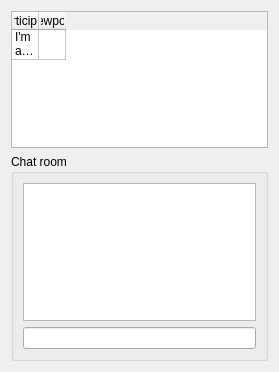
<?xml version="1.0" encoding="UTF-8"?>
<ui version="4.0">
 <class>pqCollaborationPanel</class>
 <widget class="QWidget" name="pqCollaborationPanel">
  <property name="geometry">
   <rect>
    <x>0</x>
    <y>0</y>
    <width>279</width>
    <height>372</height>
   </rect>
  </property>
  <property name="windowTitle">
   <string>Form</string>
  </property>
  <layout class="QGridLayout" name="gridLayout">
   <item row="0" column="0">
    <widget class="QTableWidget" name="members">
     <property name="sizePolicy">
      <sizepolicy hsizetype="Expanding" vsizetype="Expanding">
       <horstretch>0</horstretch>
       <verstretch>0</verstretch>
      </sizepolicy>
     </property>
     <property name="layoutDirection">
      <enum>Qt::LeftToRight</enum>
     </property>
     <property name="alternatingRowColors">
      <bool>true</bool>
     </property>
     <property name="selectionMode">
      <enum>QAbstractItemView::NoSelection</enum>
     </property>
     <property name="selectionBehavior">
      <enum>QAbstractItemView::SelectRows</enum>
     </property>
     <property name="cornerButtonEnabled">
      <bool>false</bool>
     </property>
     <property name="rowCount">
      <number>1</number>
     </property>
     <property name="columnCount">
      <number>2</number>
     </property>
     <attribute name="horizontalHeaderVisible">
      <bool>true</bool>
     </attribute>
     <attribute name="horizontalHeaderCascadingSectionResizes">
      <bool>false</bool>
     </attribute>
     <attribute name="horizontalHeaderDefaultSectionSize">
      <number>17</number>
     </attribute>
     <attribute name="horizontalHeaderHighlightSections">
      <bool>false</bool>
     </attribute>
     <attribute name="horizontalHeaderMinimumSectionSize">
      <number>27</number>
     </attribute>
     <attribute name="horizontalHeaderStretchLastSection">
      <bool>false</bool>
     </attribute>
     <attribute name="verticalHeaderVisible">
      <bool>false</bool>
     </attribute>
     <attribute name="verticalHeaderCascadingSectionResizes">
      <bool>false</bool>
     </attribute>
     <attribute name="verticalHeaderHighlightSections">
      <bool>false</bool>
     </attribute>
     <row>
      <property name="text">
       <string>1</string>
      </property>
     </row>
     <column>
      <property name="text">
       <string>Participant</string>
      </property>
      <property name="toolTip">
       <string/>
      </property>
      <property name="textAlignment">
       <set>AlignHCenter|AlignVCenter|AlignCenter</set>
      </property>
     </column>
     <column>
      <property name="text">
       <string>Viewpoint</string>
      </property>
      <property name="font">
       <font>
        <kerning>true</kerning>
       </font>
      </property>
      <property name="textAlignment">
       <set>AlignHCenter|AlignVCenter|AlignCenter</set>
      </property>
     </column>
     <item row="0" column="0">
      <property name="text">
       <string>I'm alone</string>
      </property>
      <property name="flags">
       <set>ItemIsEnabled</set>
      </property>
     </item>
    </widget>
   </item>
   <item row="1" column="0">
    <widget class="QGroupBox" name="groupBox">
     <property name="sizePolicy">
      <sizepolicy hsizetype="Expanding" vsizetype="Expanding">
       <horstretch>0</horstretch>
       <verstretch>0</verstretch>
      </sizepolicy>
     </property>
     <property name="title">
      <string>Chat room</string>
     </property>
     <layout class="QHBoxLayout" name="horizontalLayout">
      <item>
       <layout class="QVBoxLayout" name="verticalLayout_2">
        <item>
         <widget class="QTextBrowser" name="content"/>
        </item>
        <item>
         <widget class="QLineEdit" name="message"/>
        </item>
       </layout>
      </item>
     </layout>
    </widget>
   </item>
  </layout>
 </widget>
 <resources/>
 <connections/>
</ui>
